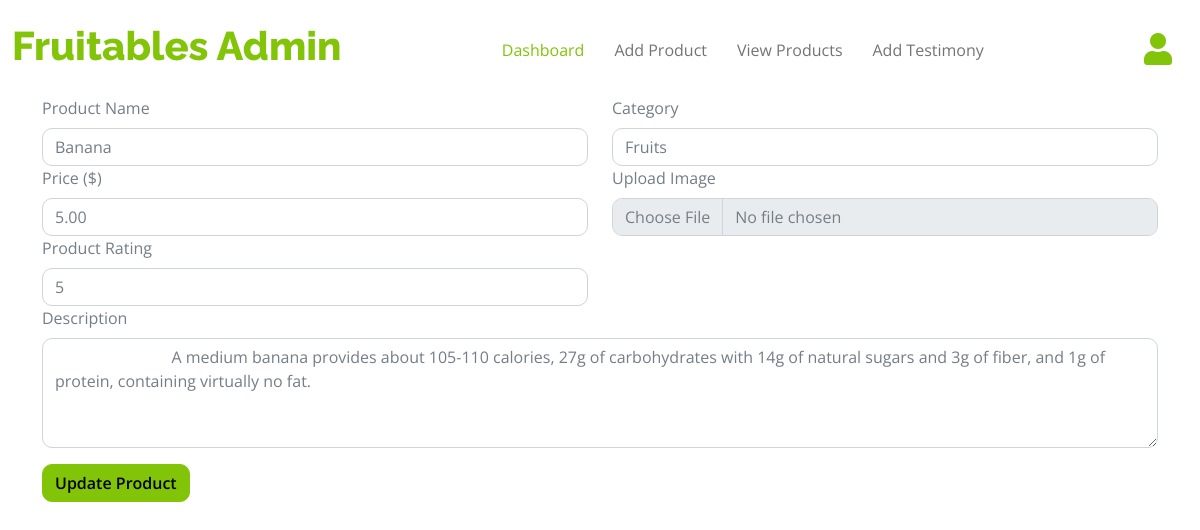
Screenshot of /user/admin/edit_product/2/ (signed in) with the database file from the repository.
### fruits/models.py (models this page shows, shortened)
class Fruits(models.Model):
    name = models.CharField(max_length=100)
    category = models.ForeignKey(Category, on_delete=models.SET_NULL, null=True)
    price = models.DecimalField(default="1.00", decimal_places=2, max_digits=10)
    image = models.ImageField(upload_to="images/")
    description = models.TextField()
    rating = models.IntegerField(default=1)
    updated = models.DateTimeField(auto_now=True)
    created = models.DateTimeField(auto_now_add=True)
    class Meta:
        ordering = ['-updated', '-created']

class Category(models.Model):
    category = models.CharField(max_length=100)
    def __str__(self):
        return self.category

### admin_user/views.py (the view, shortened to what this page needs)
# urls.py: path("edit_product/<str:pk>/", views.admin_edit_product, name="edit_product"),
def admin_edit_product(request, pk):
    if not request.user.is_authenticated or not request.user.is_superuser:
        return redirect("home")
    product = Fruits.objects.get(pk=pk)
    return render(request, "pages/admin/edit_products.html", {"product": product})

### templates/pages/admin/edit_products.html (shortened to what this page needs)
{% extends 'components/layout.html' %}
{% block content %}
{% include 'components/admin/navbar.html' %}
<div class="container-fluid py-5 mt-5">
        <div class="container">
            <form method="post" enctype="multipart/form-data">
                <div class="row g-4">
                    <div class="col-lg-6">
                        <label for="productName" class="form-label">Product Name</label>
                        <input type="text" class="form-control" id="productName" name="name" value="{{product.name}}" required>
                    </div>
                    <div class="col-lg-6">
                        <label for="productCategory" class="form-label">Category</label>
                        <input type="text" class="form-control" id="productCategory" name="category" value="{{product.category}}" required>
                    </div>
                </div>
                <div class="row g-4">
                    <div class="col-lg-6">
                        <label for="productPrice" class="form-label">Price ($)</label>
                        <input type="number" any="0.01" class="form-control" id="productPrice" name="price" value="{{product.price}}" required>
                    </div>
                    <div class="col-lg-6">
                        <label for="productImage" class="form-label">Upload Image</label>
                        <input type="file" class="form-control" id="productImage" name="image" value="{{product.image.url}}"  required>
                    </div>
                </div>
                 <div class="row g-4">
                    <div class="col-lg-6">
                        <label for="productRating" class="form-label">Product Rating</label>
                        <input type="number" class="form-control" id="productRating" name="rating" value="{{product.rating}}" required>
                    </div>
                 </div>
                <div class="row g-4">
                    <div class="col-lg-12">
                        <label for="productDescription" class="form-label">Description</label>
                        <textarea class="form-control" id="productDescription" rows="4" name="description" required>
                            {{product.description}}
                        </textarea>
                    </div>
                </div>
                <button type="submit" class="btn btn-primary mt-3">Update Product</button>
            </form>
        </div>
    </div>
{% endblock %}

### static/css/style.css (style rules this page uses)
.btn { font-weight: 600; transition: .5s; }

### rows the page displays
Fruits: name "Banana", category "Fruits", price "5.00", rating "5", description "A medium banana provides about 105-110 calories, 27g of carbohydrates with 14g of natural sugars and 3g of fiber, and 1g of protein, containing virtually no fat."
